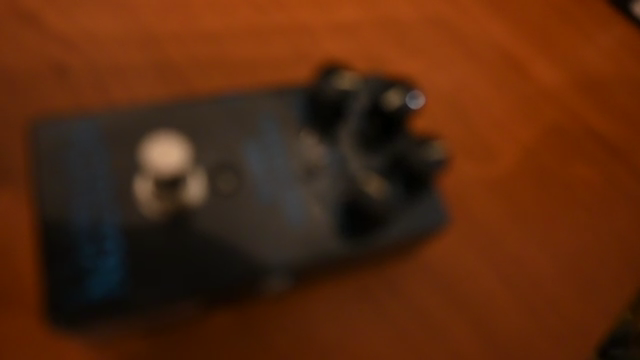
#> input picture frame 17 of focus_video.mov, 640 x 360 px
$ jupyter execute vision_por_computadora_TP2.ipynb   (older library calls are emulated)
#> lines starting #> are read from the running program, lines starting #| are printed output that depends on the picture
# Trabajo Práctico: Detector de Máximo Enfoque

## Enunciado
Implementar un detector de máximo enfoque sobre un video aplicando técnicas de análisis espectral similar al que utilizan las cámaras digitales modernas.
El video a procesar es: **focus_video.mov**.

### Requerimientos:
1. Implementar un algoritmo que dada una imagen, o región, calcule la métrica propuesta en el paper
   *"Image Sharpness Measure for Blurred Images in Frequency Domain"*.
   Realizar los siguientes experimentos:
   - Medición sobre **todo el frame**.
   - Medición sobre una **ROI central** (5–10% del área del frame).
   - (Opcional) Medición sobre una **matriz NxM** de regiones equiespaciadas.

2. Cambiar la métrica de enfoque usando alguno de los algoritmos explicados en el apéndice del paper
   *"Analysis of focus measure operators in shape from focus"*.

3. El algoritmo debe **detectar y devolver los puntos de máximo enfoque automáticamente**.

[cell 1]
"""
from google.colab import drive
drive.mount('/content/drive')

video_path = "/content/drive/MyDrive/focus_video.mov"
"""

video_path = "focus_video.mov"

[cell 2]
import cv2
import numpy as np
import matplotlib.pyplot as plt
import os
import pandas as pd

# Métricas de enfoque
# Gray-level variance (GrayVar)
def focus_measure_grayvar(gray):
    return np.var(gray)

# Tenengrad
def focus_measure_tenengrad(gray):
    gx = cv2.Sobel(gray, cv2.CV_64F, 1, 0, ksize=3)
    gy = cv2.Sobel(gray, cv2.CV_64F, 0, 1, ksize=3)
    return np.mean(gx**2 + gy**2)

# Laplacian
def focus_measure_laplacian(gray):
    lap = cv2.Laplacian(gray, cv2.CV_64F)
    return lap.var()

# SML
def focus_measure_sml(gray):
    gx = cv2.Sobel(gray, cv2.CV_64F, 1, 0, ksize=3)
    gy = cv2.Sobel(gray, cv2.CV_64F, 0, 1, ksize=3)
    return np.sum(np.sqrt(gx**2 + gy**2))

[cell 3]
def process_video(video_path, out_dir="results", area_frac=0.05, alpha=1.0,
                  grid_nm=(3,3), metrics=['grayvar','ten','lap','sml'], max_frames=None):

#> called with video_path = 'focus_video.mov', out_dir = 'results_focus', area_frac = 0.05, alpha = 1.2, grid_nm = (3, 3)
    os.makedirs(out_dir, exist_ok=True)

    cap = cv2.VideoCapture(video_path)
    frame_idx = 0
    results = []

    while True:
        ret, frame = cap.read()
#> frame is the input picture: shape (360, 640, 3); mean B, G, R 14.9, 41, 86.3
        if not ret:
            break
        if max_frames is not None and frame_idx >= max_frames:
            break

        gray = cv2.cvtColor(frame, cv2.COLOR_BGR2GRAY)
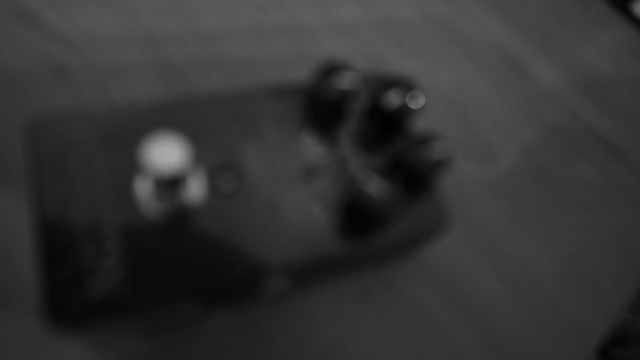
#> gray: shape (360, 640); min 1, max 171, mean 51.5
        h, w = gray.shape
#> h = 360; w = 640

        row = {'frame': frame_idx}

        for m in metrics:
            # Full frame
            if m == 'grayvar': val = focus_measure_grayvar(gray)
            elif m == 'ten': val = focus_measure_tenengrad(gray)
            elif m == 'lap': val = focus_measure_laplacian(gray)
            elif m == 'sml': val = focus_measure_sml(gray)
            row[f"{m}_full"] = val

            # ROI central
            rh, rw = int(h*area_frac), int(w*area_frac)
            y0, x0 = h//2 - rh//2, w//2 - rw//2
            roi = gray[y0:y0+rh, x0:x0+rw]

            if m == 'grayvar': val = focus_measure_grayvar(roi)
            elif m == 'ten': val = focus_measure_tenengrad(roi)
            elif m == 'lap': val = focus_measure_laplacian(roi)
            elif m == 'sml': val = focus_measure_sml(roi)
            row[f"{m}_roi"] = val
#> this loop made 4 passes
#> val on passes 1 to 4: 23.44, 94.02, 4.93, 4924.3
#> pass 2, in focus_measure_tenengrad, `gx = cv2.Sobel(gray, cv2.CV_64F, 1, 0, ksize=3)`:
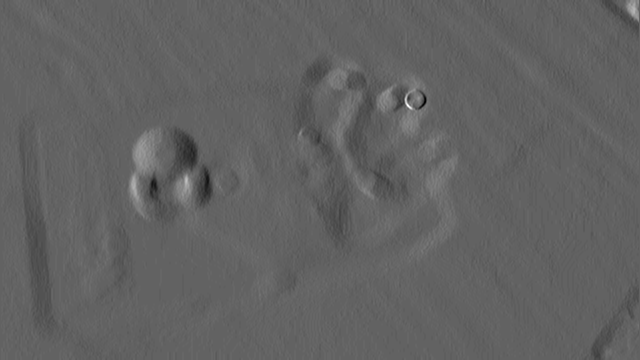
#> gx: shape (360, 640) float64; min -102, max 163, mean -0.1; drawn with min black and max white
#> pass 2, in focus_measure_tenengrad, `gy = cv2.Sobel(gray, cv2.CV_64F, 0, 1, ksize=3)`:
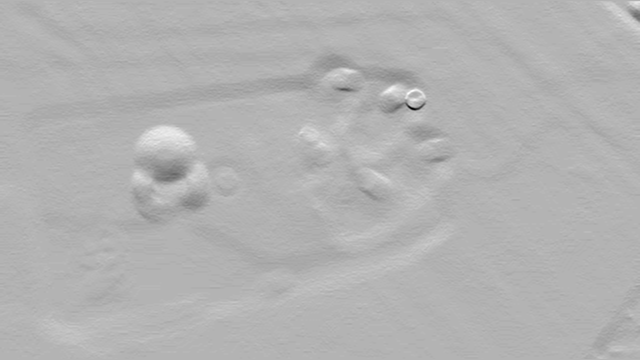
#> gy: shape (360, 640) float64; min -194, max 82, mean -0.8; drawn with min black and max white
#> pass 3, in focus_measure_laplacian, `lap = cv2.Laplacian(gray, cv2.CV_64F)`:
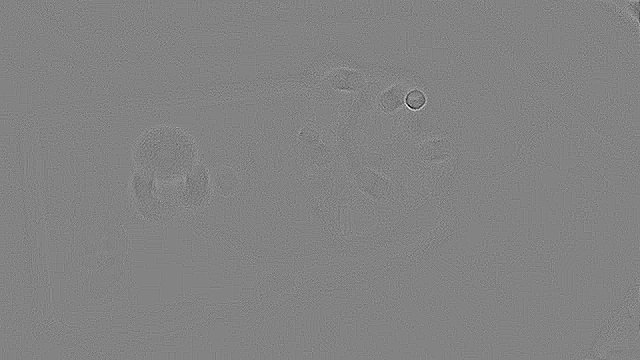
#> lap: shape (360, 640) float64; min -37, max 35, mean 0; drawn with min black and max white
#> after the loop, row = 9 items

        results.append(row)
        frame_idx += 1

    cap.release()

    df = pd.DataFrame(results)
    df.to_csv(os.path.join(out_dir, "focus_measures.csv"), index=False)
    return df, out_dir

$ run again, starting later in the video
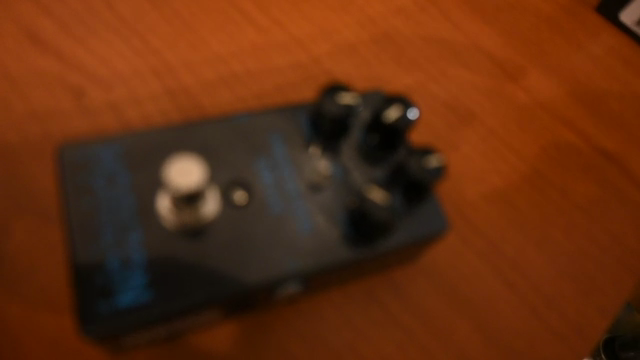
#> input picture frame 136 of focus_video.mov, 640 x 360 px
#> in process_video, frame is the input picture: shape (360, 640, 3); mean B, G, R 16, 46, 98.2
#> in process_video, `gray = cv2.cvtColor(frame, cv2.COLOR_BGR2GRAY)`:
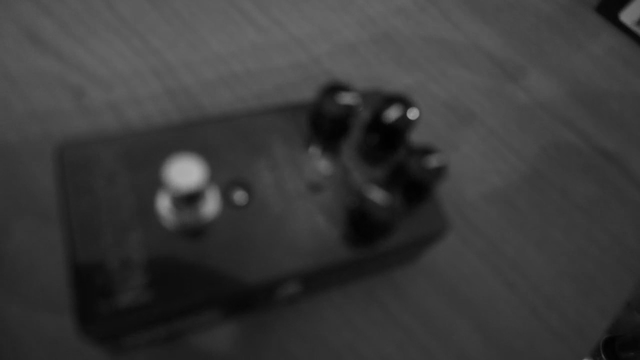
#> gray: shape (360, 640); min 1, max 178, mean 58.1
#> the loop in process_video, `for m in metrics:` made 4 passes
#> val on passes 1 to 4: 89.31, 354.5, 12.39, 8950.2
#> pass 2, in focus_measure_tenengrad, `gy = cv2.Sobel(gray, cv2.CV_64F, 0, 1, ksize=3)`:
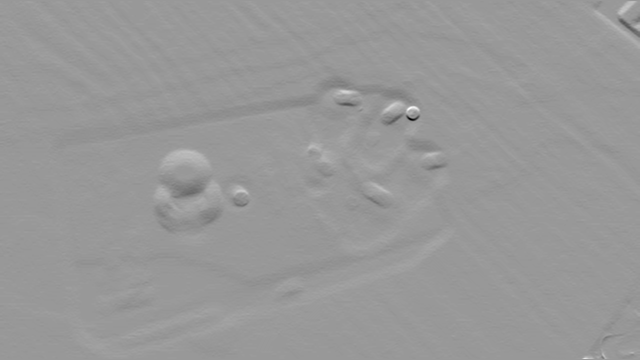
#> gy: shape (360, 640) float64; min -383, max 256, mean -0.9; drawn with min black and max white
#> after the loop in process_video, `for m in metrics:`: row = 9 items
